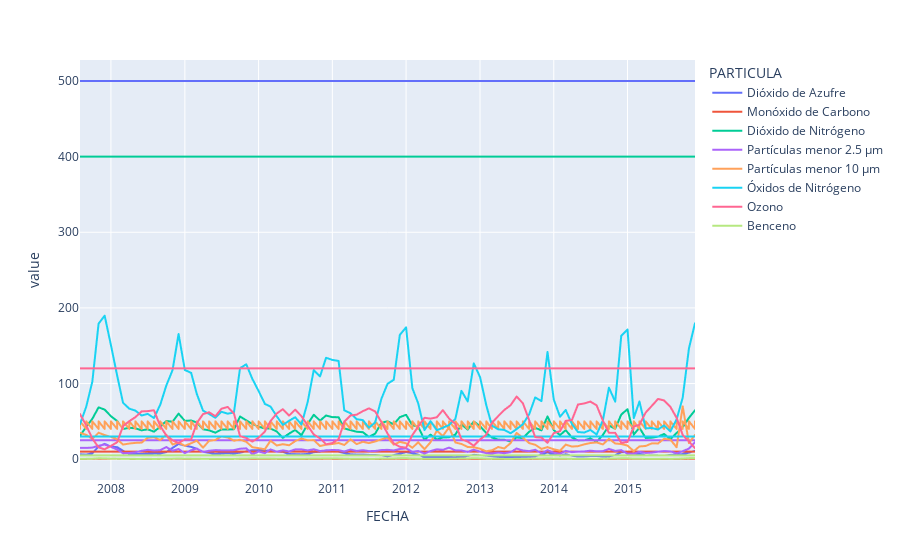

Notebook source saved alongside this figure:
### Code cell
px.line(df_merge,x='FECHA',y=['VALUE','LIMITE'],color='PARTICULA')
